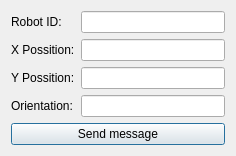
<?xml version="1.0" encoding="UTF-8"?>
<ui version="4.0">
 <class>commsInDeviceText</class>
 <widget class="QDialog" name="commsInDeviceText">
  <property name="geometry">
   <rect>
    <x>0</x>
    <y>0</y>
    <width>236</width>
    <height>143</height>
   </rect>
  </property>
  <property name="windowTitle">
   <string>Dialog</string>
  </property>
  <layout class="QFormLayout" name="formLayout">
   <item row="0" column="0">
    <widget class="QLabel" name="labelIDInfo">
     <property name="text">
      <string>Robot ID:</string>
     </property>
    </widget>
   </item>
   <item row="0" column="1">
    <widget class="QLineEdit" name="linedID"/>
   </item>
   <item row="1" column="0">
    <widget class="QLabel" name="labelPossX">
     <property name="text">
      <string>X Possition:</string>
     </property>
    </widget>
   </item>
   <item row="1" column="1">
    <widget class="QLineEdit" name="linedPosX"/>
   </item>
   <item row="2" column="0">
    <widget class="QLabel" name="labelPosY">
     <property name="text">
      <string>Y Possition:</string>
     </property>
    </widget>
   </item>
   <item row="2" column="1">
    <widget class="QLineEdit" name="linedPosY"/>
   </item>
   <item row="3" column="0">
    <widget class="QLabel" name="labelOrientationInfo">
     <property name="text">
      <string>Orientation:</string>
     </property>
    </widget>
   </item>
   <item row="3" column="1">
    <widget class="QLineEdit" name="linedOrientation"/>
   </item>
   <item row="4" column="0" colspan="2">
    <widget class="QPushButton" name="btnSend">
     <property name="text">
      <string>Send message</string>
     </property>
    </widget>
   </item>
  </layout>
 </widget>
 <resources/>
 <connections/>
</ui>
